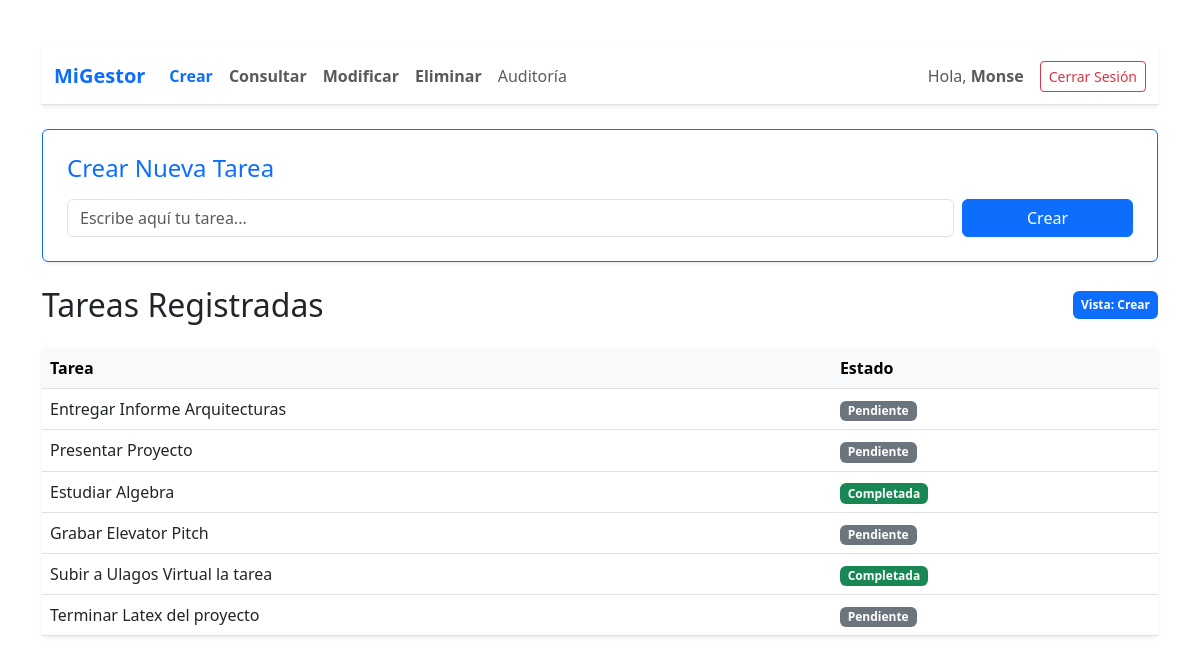
/tareas.php?accion=crear (signed in), run on the app's committed database.
### tables this page shows
CREATE TABLE usuarios (
            id INTEGER PRIMARY KEY AUTOINCREMENT,
            username TEXT UNIQUE NOT NULL,
            email TEXT UNIQUE NOT NULL,
            password TEXT NOT NULL,
            verificado INTEGER DEFAULT 0,
            token TEXT
        );

CREATE TABLE tareas (
            id INTEGER PRIMARY KEY AUTOINCREMENT,
            nombre TEXT NOT NULL,
            estado TEXT DEFAULT 'pendiente',
            user_id INTEGER,
            FOREIGN KEY (user_id) REFERENCES usuarios(id)
        );

### tareas.php (the view, shortened to what this page needs)
<?php
$accion_actual = isset($_GET['accion']) ? $_GET['accion'] : 'consultar';
?>
<!DOCTYPE html>
<html lang="es">
<head>
    <link href="https://cdn.jsdelivr.net/npm/bootstrap@5.3.0/dist/css/bootstrap.min.css" rel="stylesheet">
</head>
<body class="container mt-5">
    <?php include 'menu.php'; ?>
    <?php if ($accion_actual === 'crear'): ?>
    <div id="formulario-crear" class="card p-4 mb-4 shadow-sm border-primary">
        <h4 class="mb-3 text-primary">Crear Nueva Tarea</h4>
        <form action="process.php" method="POST" class="row g-2">
            <div class="col-md-10">
                <input type="text" name="nombre" class="form-control" placeholder="Escribe aquí tu tarea..." required>
            </div>
            <div class="col-md-2">
                <button type="submit" name="agregar" class="btn btn-primary w-100">Crear</button>
            </div>
        </form>
    </div>
    <?php endif; ?>
    <div id="tabla-consultar" class="d-flex align-items-center justify-content-between my-4">
        <h2 class="m-0">
            <?php
                if ($accion_actual === 'modificar') echo "Modificar Tareas";
                elseif ($accion_actual === 'eliminar') echo "Eliminar Tareas";
                elseif ($accion_actual === 'crear') echo "Tareas Registradas";
                else echo "Listado de Tareas (Consultar)";
            ?>
        </h2>
        <span class="badge bg-primary p-2">Vista: <?php echo ucfirst($accion_actual); ?></span>
    </div>
    <table class="table table-hover shadow-sm align-middle bg-white rounded">
        <thead class="table-light">
            <tr>
                <th>Tarea</th>
                <th>Estado</th>
            </tr>
        </thead>
        <tbody>
            <?php
            $stmt = $db->prepare("SELECT * FROM tareas WHERE user_id = ? ORDER BY id DESC");
            $stmt->execute([$_SESSION['user_id']]);
            while ($row = $stmt->fetch(PDO::FETCH_ASSOC)) {
                $estado = $row['estado'];
                echo "<tr>
                    <td>" . htmlspecialchars($row['nombre']) . "</td>
                    <td><span class='badge " . ($estado == 'completada' ? 'bg-success' : 'bg-secondary') . "'>" . ucfirst($estado) . "</span></td>";
                echo "</tr>";
            }
            ?>
        </tbody>
    </table>
</body>
</html>

### menu.php (shortened to what this page needs)
<?php
$username = "Usuario";
if (isset($_SESSION['user_id'])) {
    $stmt = $db->prepare("SELECT username FROM usuarios WHERE id = ?");
    $stmt->execute([$_SESSION['user_id']]);
    $user = $stmt->fetch(PDO::FETCH_ASSOC);
    if ($user) {
        $username = htmlspecialchars($user['username']);
    }
}
$pagina_actual = basename($_SERVER['PHP_SELF']);
?>
<nav class="navbar navbar-expand-lg navbar-light bg-white border-bottom shadow-sm mb-4">
    <div class="container">
        <a class="navbar-brand fw-bold text-primary" href="index.php">MiGestor</a>
        <div class="collapse navbar-collapse" id="navbarNav">
            <ul class="navbar-nav me-auto">
                <?php if ($pagina_actual === 'index.php' || $pagina_actual === 'logs_view.php'): ?>
                    <li class="nav-item">
                        <a class="btn btn-primary btn-sm my-1 me-2" href="tareas.php?accion=consultar">Gestionar Tareas</a>
                    </li>
                    <li class="nav-item">
                        <a class="nav-link" href="index.php">Inicio</a>
                    </li>
                <?php else: ?>
                    <li class="nav-item">
                        <a class="nav-link fw-semibold <?php echo (isset($_GET['accion']) && $_GET['accion'] === 'crear') ? 'text-primary' : ''; ?>" href="tareas.php?accion=crear">Crear</a>
                    </li>
                    <li class="nav-item">
                        <a class="nav-link fw-semibold <?php echo (isset($_GET['accion']) && $_GET['accion'] === 'consultar') ? 'text-primary' : ''; ?>" href="tareas.php?accion=consultar">Consultar</a>
                    </li>
                    <li class="nav-item">
                        <a class="nav-link fw-semibold <?php echo (isset($_GET['accion']) && $_GET['accion'] === 'modificar') ? 'text-primary' : ''; ?>" href="tareas.php?accion=modificar">Modificar</a>
                    </li>
                    <li class="nav-item">
                        <a class="nav-link fw-semibold <?php echo (isset($_GET['accion']) && $_GET['accion'] === 'eliminar') ? 'text-primary' : ''; ?>" href="tareas.php?accion=eliminar">Eliminar</a>
                    </li>
                <?php endif; ?>
                <li class="nav-item">
                    <a class="nav-link <?php echo ($pagina_actual === 'logs_view.php') ? 'text-primary fw-bold' : 'text-muted'; ?>" href="logs_view.php">Auditoría</a>
                </li>
            </ul>
            <div class="navbar-nav align-items-center">
                <span class="navbar-text me-3 mb-2 mb-lg-0">
                    Hola, <strong><?php echo $username; ?></strong>
                </span>
                <a class="btn btn-outline-danger btn-sm" href="logout.php">Cerrar Sesión</a>
            </div>
        </div>
    </div>
</nav>

### data on the page
usuarios: username "Monse"
tareas: nombre "Entregar Informe Arquitecturas", estado "Pendiente"
tareas: nombre "Presentar Proyecto", estado "Pendiente"
tareas: nombre "Estudiar Algebra", estado "Completada"
tareas: nombre "Grabar Elevator Pitch", estado "Pendiente"
tareas: nombre "Subir a Ulagos Virtual la tarea", estado "Completada"
tareas: nombre "Terminar Latex del proyecto", estado "Pendiente"

### other printed values
$accion_actual "Crear"
